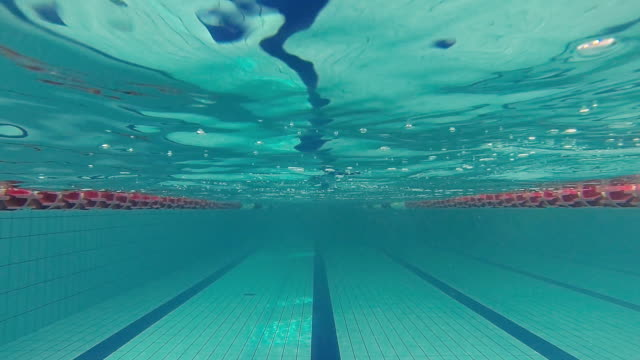
#> input picture simulate/AUVC/opencv_tests/pool.jpg, 640 x 360 px, given in place of the camera
$ python lane_detection.py
#> lines starting #> are read from the running program, lines starting #| are printed output that depends on the picture; after the words box and inside, x2 and y2 are one past the last pixel; in counts of white or black regions, pixels touching at a corner belong together
#> in main, frame is the input picture: shape (360, 640, 3); mean B, G, R 145.3, 144.5, 47.3
import cv2
import numpy as np

def region_of_interest(img, vertices):
    """
    Apply an image mask to only show the region of interest (ROI).
    Args:
        img (numpy.ndarray): The input image.
        vertices (numpy.ndarray): The vertices of the polygon defining the ROI.
    Returns:
        numpy.ndarray: The masked image showing only the ROI.
    """
    mask = np.zeros_like(img)  # Create a mask of zeros (black image)
    cv2.fillPoly(mask, vertices, 255)  # Fill the ROI with white
    return cv2.bitwise_and(img, mask)  # Apply mask to the image

def detect_lanes(frame):
    """
    Detect lanes in the input frame using edge detection and Hough Transform.
    Args:
        frame (numpy.ndarray): The input image frame from the video.
    Returns:
        numpy.ndarray: The frame with detected lane lines drawn.
    """
    # Convert to grayscale
    gray = cv2.cvtColor(frame, cv2.COLOR_BGR2GRAY)
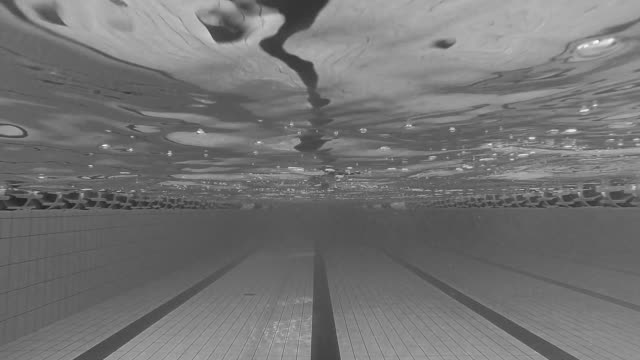
#> gray: shape (360, 640); min 32, max 253, mean 115.5

    # Apply Gaussian blur to reduce noise and smoothen the image
    blur = cv2.GaussianBlur(gray, (5, 5), 0)

    # Apply Canny edge detector to find edges in the image
    # Parameters: lower and upper thresholds for edge detection
    edges = cv2.Canny(blur, 50, 150)  # You can tune these thresholds
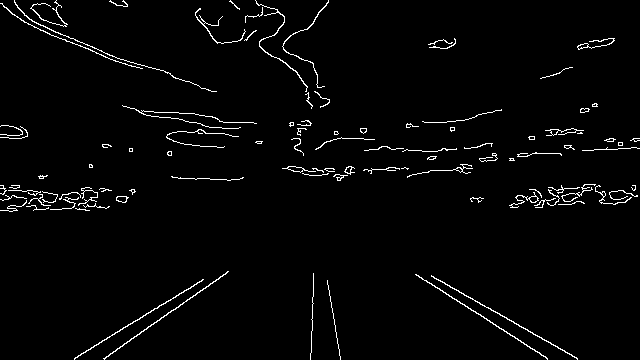
#> edges: shape (360, 640); 2.4% white in thin lines or dots

    # Define region of interest (ROI) vertices
    height, width = edges.shape
#> height = 360; width = 640
    # Adjust these points based on the lane positions in your images
    roi_vertices = np.array([[(0, height), (width // 2, height // 2), (width, height)]], dtype=np.int32)
#> roi_vertices = [[0, 360], [320, 180], [640, 360]]

    # Apply the ROI mask to the edges image
    roi_edges = region_of_interest(edges, roi_vertices)
#> in region_of_interest, `cv2.fillPoly(mask, vertices, 255)`:
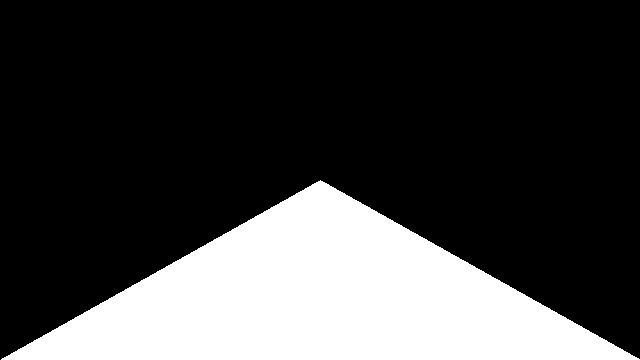
#> mask: shape (360, 640); 25.1% white; 1 white region, box (x1, y1, x2, y2) and area: (1, 180, 640, 360) 57740
#> in region_of_interest, `return cv2.bitwise_and(img, mask)`:
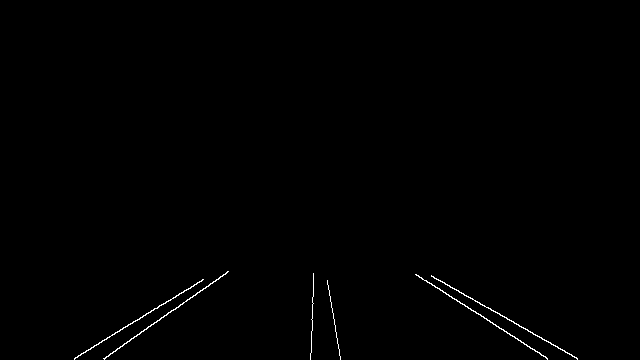
#> returned value: shape (360, 640); 0.45% white in thin lines or dots, all inside (x1, y1, x2, y2) = (74, 271, 578, 360)

    # Detect lines using Hough Line Transform
    # Parameters:
    # 1. rho: Resolution of the accumulator in pixels (1 means 1 pixel)
    # 2. theta: Angle resolution in radians (np.pi / 180 means 1 degree)
    # 3. threshold: Minimum number of intersections in the accumulator to detect a line
    # 4. minLineLength: Minimum length of a line to be detected
    # 5. maxLineGap: Maximum allowed gap between points on the same line
    lines = cv2.HoughLinesP(roi_edges, 1, np.pi / 180, 50, minLineLength=100, maxLineGap=50)
#> lines = [[104, 358, 228, 271], [94, 345, 203, 279], [431, 276, 571, 354], [416, 274, 547, 359], [74, 358, 190, 288], [439, 288, 547, 358]]
    # Adjust minLineLength and maxLineGap to filter out shorter or fragmented lines

    # Draw the detected lines on the original frame
    if lines is not None:
        for line in lines:
            x1, y1, x2, y2 = line[0]
            cv2.line(frame, (x1, y1), (x2, y2), (0, 255, 0), 3)  # Draw lines in green with thickness 3
#> this loop made 6 passes
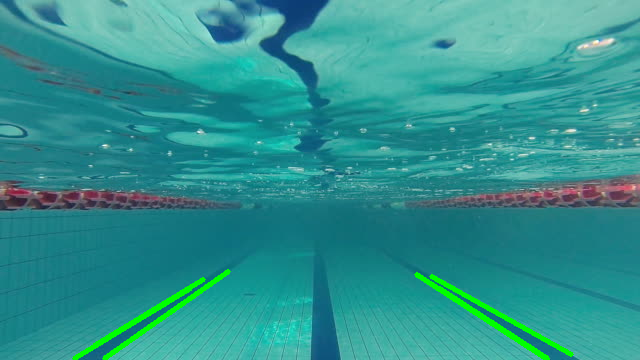
#> frame: shape (360, 640, 3); 1.47% of pixels changed, all inside (x1, y1, x2, y2) = (72, 269, 574, 360)

    return frame

def main():
    # Open video capture (0 for default camera, or filename for video file)
    cap = cv2.VideoCapture(0)  # Replace 0 with your video file path if needed

    while cap.isOpened():
        ret, frame = cap.read()
        if not ret:
            break

        lane_detected_frame = detect_lanes(frame)
        cv2.imshow('Lane Detection', lane_detected_frame)

        if cv2.waitKey(1) & 0xFF == ord('q'):
#> (key q is pressed here)
            break

    cap.release()
    cv2.destroyAllWindows()

if __name__ == "__main__":
    main()
